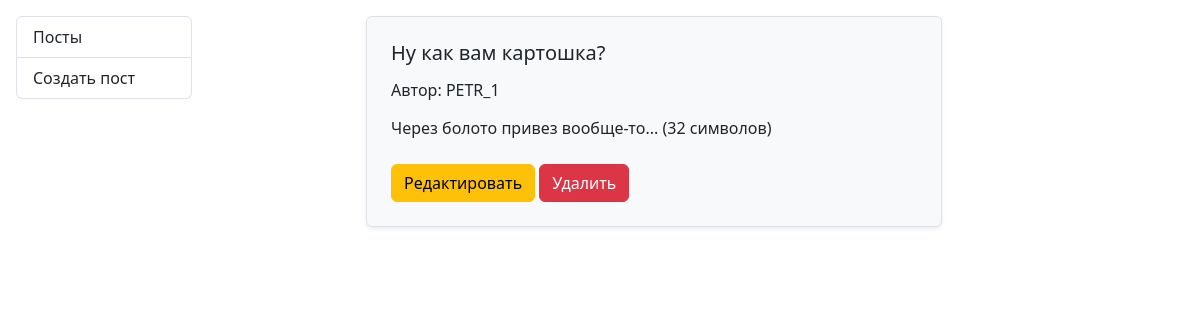
Page /post/4/ on the earlier database version.
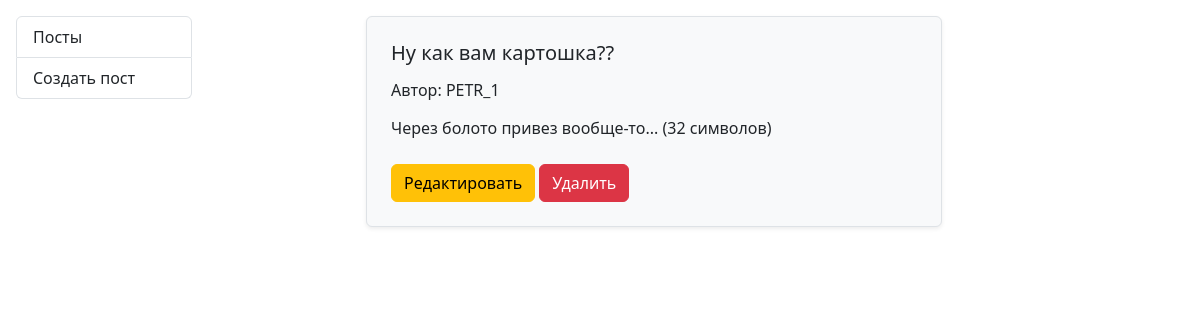
Same page on the later database version.
### messenger/models.py (models this page shows, shortened)
class Post(models.Model):
    author = models.ForeignKey(
        User,
        verbose_name='Автор поста',
        related_name='posts',
        on_delete=models.CASCADE
    )
    post_subject = models.CharField(verbose_name='Тема поста', max_length=100)
    post_text = models.TextField(verbose_name='Текст поста')
    created_at = models.DateTimeField(verbose_name='Дата создания', auto_now_add=True)
    class Meta:
        verbose_name = 'Пост'
        verbose_name_plural = 'Посты'
        ordering = ['-created_at']

class User(models.Model):
    nickname = models.CharField(verbose_name='Никнейм', max_length=50)
    first_name = models.CharField(verbose_name='Имя', max_length=20)
    surname = models.CharField(verbose_name='Фамилия', max_length=30)
    email = models.EmailField(verbose_name='Эл. почта', unique=True)
    profile_photo = models.ImageField(verbose_name='Аватарка', upload_to='avatars/', blank=True, null=True)
    birth_day = models.DateField(verbose_name='Дата рождения')
    class Meta:
        verbose_name = 'Пользователь'
        verbose_name_plural = 'Пользователи'
        ordering = ['surname', 'first_name']
    def __str__(self):
        return f'{self.nickname}'

### messenger/views.py (the view)
# urls.py: path('post/<int:pk>/', views.PostDetailView.as_view(), name='PostDetail'),
class PostDetailView(DetailView):
    template_name = 'mess_temp/mess_detail.html'
    model = Post
    context_object_name = 'post'

### templates/mess_temp/mess_detail.html (shortened to what this page needs)
{% extends 'base.html' %}
{% load django_bootstrap5 %}
{% block content %}
    <div class="row justify-content-center">
        <div class="col-md-8">
            <div class="p-4 mb-4 bg-light border rounded shadow-sm">
                <h5 class="mb-3">{{ post.post_subject }}</h5>
                <h6 class="mb-3">Автор: {{ post.author }}</h6>
                <p class="mb-4">{{ post.post_text  }} ({{ post.post_text|length  }} символов)</p>
                <a href="{% url 'PostUpdate' post.pk %}" class="btn btn-warning">Редактировать</a>
                <a href="{% url 'PostDelete' post.pk %}" class="btn btn-danger">Удалить</a>
            </div>
        </div>
    </div>
{% endblock %}

Differences in the rows shown:
changed Post "PETR_1": post_subject "Ну как вам картошка?" → "Ну как вам картошка??"
